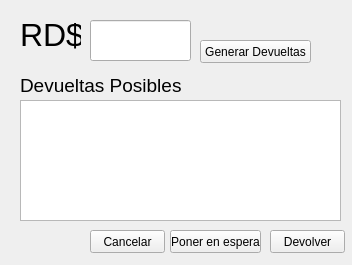
<?xml version="1.0" encoding="UTF-8"?>
<ui version="4.0">
 <class>Devolver</class>
 <widget class="QWidget" name="Devolver">
  <property name="geometry">
   <rect>
    <x>0</x>
    <y>0</y>
    <width>352</width>
    <height>265</height>
   </rect>
  </property>
  <property name="windowTitle">
   <string>Generador de Devueltas</string>
  </property>
  <widget class="QLineEdit" name="fldTotal">
   <property name="geometry">
    <rect>
     <x>90</x>
     <y>20</y>
     <width>101</width>
     <height>41</height>
    </rect>
   </property>
  </widget>
  <widget class="QLabel" name="label">
   <property name="geometry">
    <rect>
     <x>20</x>
     <y>10</y>
     <width>61</width>
     <height>51</height>
    </rect>
   </property>
   <property name="text">
    <string>&lt;!DOCTYPE HTML PUBLIC &quot;-//W3C//DTD HTML 4.0//EN&quot; &quot;http://www.w3.org/TR/REC-html40/strict.dtd&quot;&gt;
&lt;html&gt;&lt;head&gt;&lt;meta name=&quot;qrichtext&quot; content=&quot;1&quot; /&gt;&lt;style type=&quot;text/css&quot;&gt;
p, li { white-space: pre-wrap; }
&lt;/style&gt;&lt;/head&gt;&lt;body style=&quot; font-family:'MS Shell Dlg 2'; font-size:8.25pt; font-weight:400; font-style:normal;&quot;&gt;
&lt;p style=&quot; margin-top:0px; margin-bottom:0px; margin-left:0px; margin-right:0px; -qt-block-indent:0; text-indent:0px;&quot;&gt;&lt;span style=&quot; font-size:24pt;&quot;&gt;RD$&lt;/span&gt;&lt;/p&gt;&lt;/body&gt;&lt;/html&gt;</string>
   </property>
  </widget>
  <widget class="QListView" name="listView">
   <property name="geometry">
    <rect>
     <x>20</x>
     <y>100</y>
     <width>321</width>
     <height>121</height>
    </rect>
   </property>
  </widget>
  <widget class="QLabel" name="label_2">
   <property name="geometry">
    <rect>
     <x>20</x>
     <y>70</y>
     <width>161</width>
     <height>31</height>
    </rect>
   </property>
   <property name="font">
    <font>
     <pointsize>14</pointsize>
    </font>
   </property>
   <property name="text">
    <string>Devueltas Posibles</string>
   </property>
  </widget>
  <widget class="QPushButton" name="btnDevolver">
   <property name="geometry">
    <rect>
     <x>270</x>
     <y>230</y>
     <width>75</width>
     <height>23</height>
    </rect>
   </property>
   <property name="text">
    <string>Devolver</string>
   </property>
  </widget>
  <widget class="QPushButton" name="btnPonerEspera">
   <property name="geometry">
    <rect>
     <x>170</x>
     <y>230</y>
     <width>91</width>
     <height>23</height>
    </rect>
   </property>
   <property name="text">
    <string>Poner en espera</string>
   </property>
  </widget>
  <widget class="QPushButton" name="btnCancelar">
   <property name="geometry">
    <rect>
     <x>90</x>
     <y>230</y>
     <width>75</width>
     <height>23</height>
    </rect>
   </property>
   <property name="text">
    <string>Cancelar</string>
   </property>
  </widget>
  <widget class="QPushButton" name="btnGenerar">
   <property name="geometry">
    <rect>
     <x>200</x>
     <y>40</y>
     <width>111</width>
     <height>23</height>
    </rect>
   </property>
   <property name="text">
    <string>Generar Devueltas</string>
   </property>
  </widget>
 </widget>
 <resources/>
 <connections/>
</ui>
